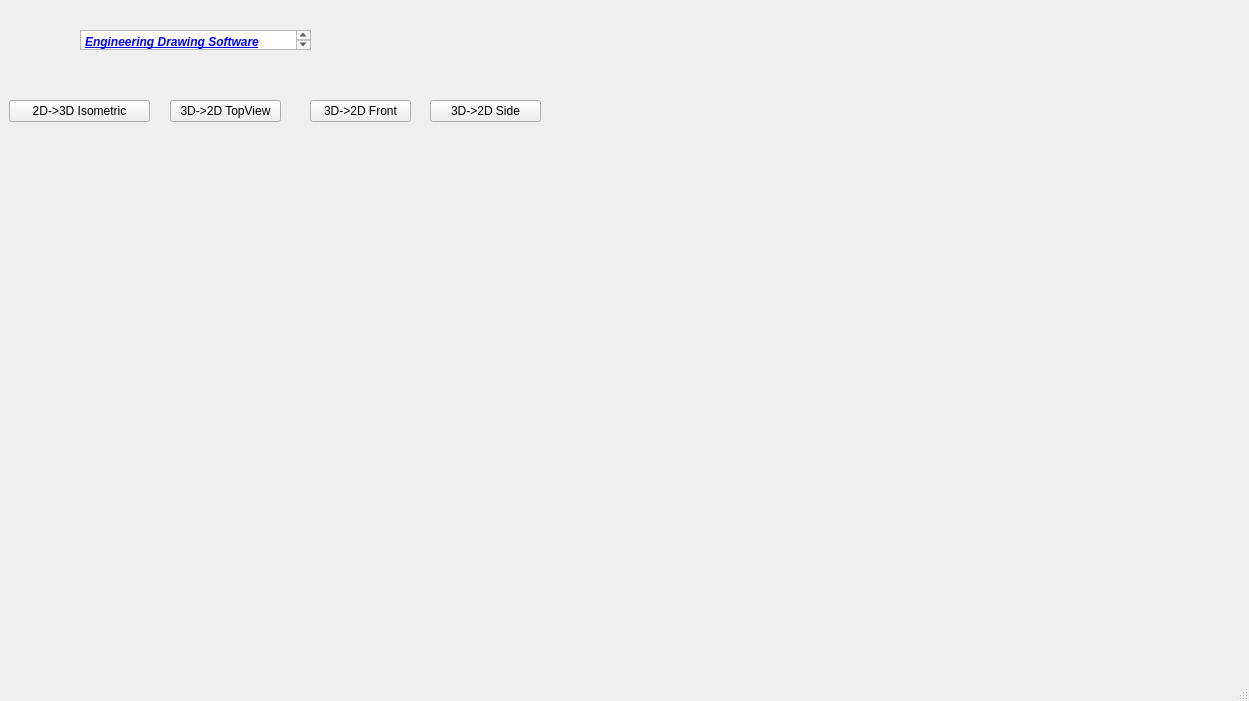
<?xml version="1.0" encoding="UTF-8"?>
<ui version="4.0">
 <class>MainWindow</class>
 <widget class="QMainWindow" name="MainWindow">
  <property name="geometry">
   <rect>
    <x>0</x>
    <y>0</y>
    <width>1249</width>
    <height>701</height>
   </rect>
  </property>
  <property name="windowTitle">
   <string>MainWindow</string>
  </property>
  <widget class="QWidget" name="centralWidget">
   <widget class="QPushButton" name="pushButton">
    <property name="geometry">
     <rect>
      <x>9</x>
      <y>100</y>
      <width>141</width>
      <height>22</height>
     </rect>
    </property>
    <property name="text">
     <string>2D-&gt;3D Isometric</string>
    </property>
   </widget>
   <widget class="QPushButton" name="pushButton_2">
    <property name="geometry">
     <rect>
      <x>170</x>
      <y>100</y>
      <width>111</width>
      <height>22</height>
     </rect>
    </property>
    <property name="text">
     <string>3D-&gt;2D TopView</string>
    </property>
   </widget>
   <widget class="QTextEdit" name="textEdit">
    <property name="geometry">
     <rect>
      <x>80</x>
      <y>30</y>
      <width>231</width>
      <height>20</height>
     </rect>
    </property>
    <property name="html">
     <string>&lt;!DOCTYPE HTML PUBLIC &quot;-//W3C//DTD HTML 4.0//EN&quot; &quot;http://www.w3.org/TR/REC-html40/strict.dtd&quot;&gt;
&lt;html&gt;&lt;head&gt;&lt;meta name=&quot;qrichtext&quot; content=&quot;1&quot; /&gt;&lt;style type=&quot;text/css&quot;&gt;
p, li { white-space: pre-wrap; }
&lt;/style&gt;&lt;/head&gt;&lt;body style=&quot; font-family:'Sans Serif'; font-size:9pt; font-weight:400; font-style:normal;&quot;&gt;
&lt;p style=&quot; margin-top:0px; margin-bottom:0px; margin-left:0px; margin-right:0px; -qt-block-indent:0; text-indent:0px;&quot;&gt;&lt;span style=&quot; font-weight:600; font-style:italic; text-decoration: underline; color:#0000ff;&quot;&gt;Engineering Drawing Software&lt;/span&gt;&lt;/p&gt;&lt;/body&gt;&lt;/html&gt;</string>
    </property>
   </widget>
   <widget class="QPushButton" name="pushButton_3">
    <property name="geometry">
     <rect>
      <x>310</x>
      <y>100</y>
      <width>101</width>
      <height>22</height>
     </rect>
    </property>
    <property name="text">
     <string>3D-&gt;2D Front</string>
    </property>
   </widget>
   <widget class="QPushButton" name="pushButton_4">
    <property name="geometry">
     <rect>
      <x>430</x>
      <y>100</y>
      <width>111</width>
      <height>22</height>
     </rect>
    </property>
    <property name="text">
     <string>3D-&gt;2D Side</string>
    </property>
   </widget>
  </widget>
  <widget class="QMenuBar" name="menuBar">
   <property name="geometry">
    <rect>
     <x>0</x>
     <y>0</y>
     <width>1249</width>
     <height>19</height>
    </rect>
   </property>
  </widget>
  <widget class="QStatusBar" name="statusBar"/>
 </widget>
 <layoutdefault spacing="6" margin="11"/>
 <resources/>
 <connections/>
</ui>
